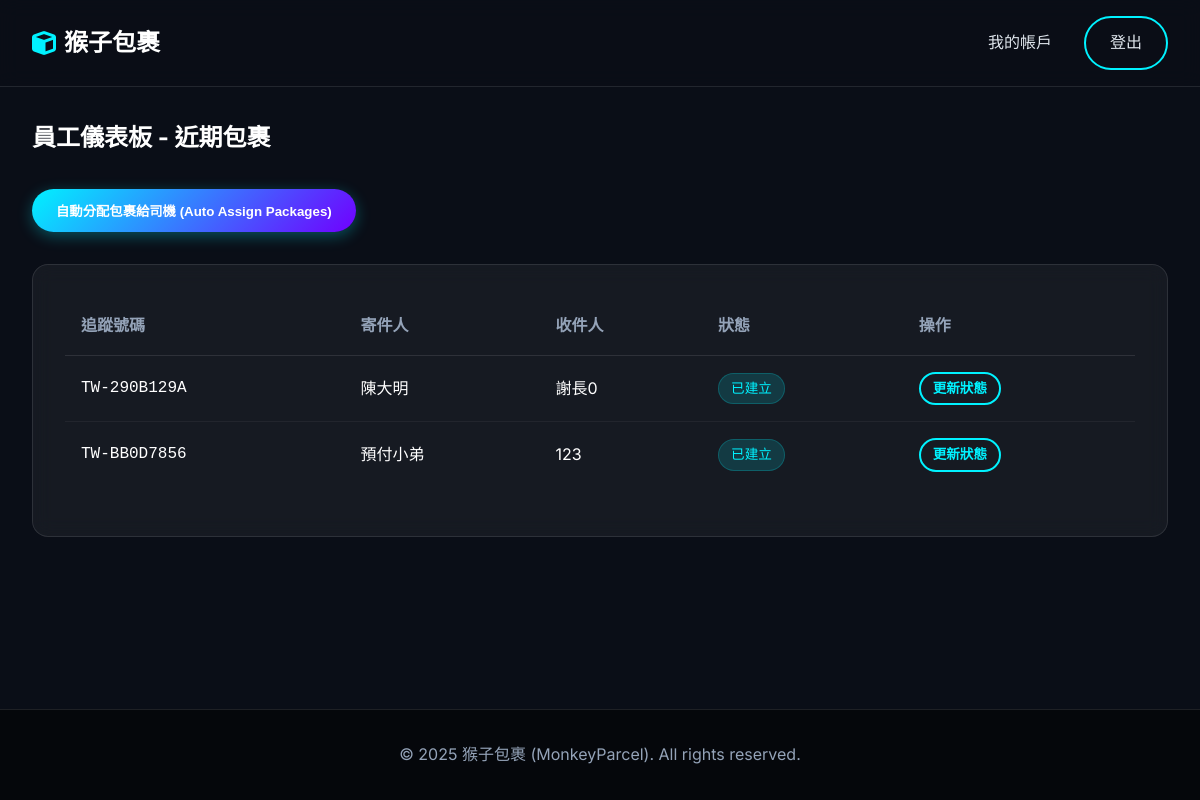
The page /dashboard (signed in) on the database as committed earlier.
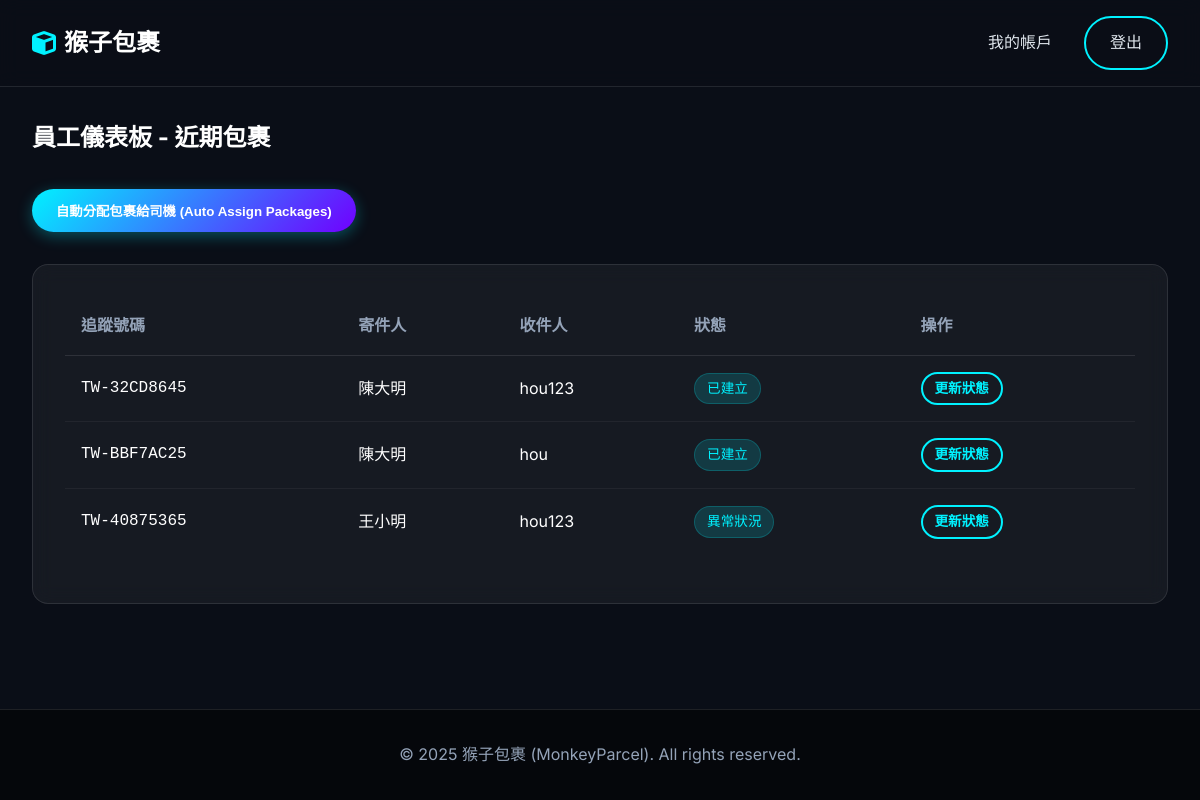
The same page on the database as committed later.
### app/models.py (models this page shows, shortened)
class Package(Base):
    __tablename__ = 'packages'
    id: Mapped[int] = mapped_column(primary_key=True)
    tracking_number: Mapped[str] = mapped_column(String(20), unique=True, nullable=False) # 物流單號
    sender_id: Mapped[int] = mapped_column(ForeignKey('customers.id'), nullable=False)
    recipient_name: Mapped[str] = mapped_column(String(100), nullable=False)
    recipient_address: Mapped[str] = mapped_column(String(200), nullable=False)
    recipient_phone: Mapped[str] = mapped_column(String(20), nullable=False)
    weight: Mapped[float] = mapped_column(Float, nullable=False) # 重量 (kg)
    width: Mapped[float] = mapped_column(Float, nullable=False)  # 寬 (cm)
    height: Mapped[float] = mapped_column(Float, nullable=False) # 高 (cm)
    length: Mapped[float] = mapped_column(Float, nullable=False) # 長 (cm)
    declared_value: Mapped[float] = mapped_column(Float, default=0.0) # 報值金額 (保險用)
    content_description: Mapped[str] = mapped_column(String(255), nullable=True) # 內容物描述
    package_type: Mapped[PackageType] = mapped_column(Enum(PackageType), default=PackageType.SMALL_BOX)
    delivery_speed: Mapped[DeliverySpeed] = mapped_column(Enum(DeliverySpeed), default=DeliverySpeed.STANDARD)
    status: Mapped[PackageStatus] = mapped_column(Enum(PackageStatus), default=PackageStatus.CREATED)
    is_hazardous: Mapped[bool] = mapped_column(Boolean, default=False)   # 易燃物/危險品
    is_fragile: Mapped[bool] = mapped_column(Boolean, default=False)     # 易碎品
    is_international: Mapped[bool] = mapped_column(Boolean, default=False) # 國際件
    created_at: Mapped[datetime] = mapped_column(DateTime, default=datetime.now) # 寄件時間
    estimated_delivery: Mapped[datetime] = mapped_column(DateTime, nullable=True) # 預計抵達時間
    shipping_cost: Mapped[float] = mapped_column(Float, default=0.0) # 運費金額
    sender: Mapped["Customer"] = relationship("Customer", back_populates="packages", foreign_keys=[sender_id])
    tracking_events: Mapped[List["TrackingEvent"]] = relationship("TrackingEvent", back_populates="package", cascade="all, delete-orphan")
    assigned_driver_id: Mapped[Optional[int]] = mapped_column(ForeignKey('users.id'), nullable=True)
    assigned_driver: Mapped[Optional["User"]] = relationship("User", foreign_keys=[assigned_driver_id])
    @property
    def status_label(self):
        return PACKAGE_STATUS_LABELS.get(self.status, self.status.value)

class User(Base):
    __tablename__ = 'users'
    id: Mapped[int] = mapped_column(primary_key=True)
    username: Mapped[str] = mapped_column(String(50), unique=True, nullable=False)
    password_hash: Mapped[str] = mapped_column(String(128), nullable=False)
    full_name: Mapped[str] = mapped_column(String(100), nullable=False)
    email: Mapped[str] = mapped_column(String(120), unique=True, nullable=False)
    phone: Mapped[str] = mapped_column(String(20), nullable=False)
    address: Mapped[str] = mapped_column(String(200), nullable=True)
    role: Mapped[UserRole] = mapped_column(Enum(UserRole), default=UserRole.CUSTOMER)
    type: Mapped[str] = mapped_column(String(50))
    __mapper_args__ = {
        'polymorphic_identity': 'user',
        'polymorphic_on': type
    }

### app/routes.py (the view, shortened to what this page needs)
@main.route('/dashboard')
@login_required
def dashboard():
    user_id = session['user_id']
    role = session['user_role']
    if role == 'customer':
        packages = services.get_user_packages(user_id)
        return render_template('dashboard_customer.html', packages=packages)
    elif role == 'admin':
        return render_template('dashboard_admin.html')
    elif role == 'warehouse':
        recent_packages = db.session.execute(
            db.select(models.Package)
            .filter(models.Package.status.notin_([
                models.PackageStatus.OUT_FOR_DELIVERY,
                models.PackageStatus.DELIVERED
            ]))
            .order_by(models.Package.created_at.desc())
            .limit(20)
        ).scalars().all()
        return render_template('dashboard_employee.html', packages=recent_packages)
    return "Unknown Role"

### app/routes.py (called while the page is built)
def login_required(f):
    @wraps(f)
    def decorated_function(*args, **kwargs):
        if 'user_id' not in session:
            return redirect(url_for('main.login'))
        return f(*args, **kwargs)
    return decorated_function

### app/templates/dashboard_employee.html (shortened to what this page needs)
{% extends "base.html" %}
{% block content %}
<div class="container">
    {% if is_driver %}
    <h2 style="margin-bottom: 2rem;">司機派送清單 (My Deliveries)</h2>
    <p style="color: var(--text-muted);">顯示「派送中」或「分揀中(可取件)」的包裹。</p>
    {% else %}
    <h2 style="margin-bottom: 2rem;">員工儀表板 - 近期包裹</h2>
    <div style="margin-bottom: 2rem;">
        <form action="{{ url_for('main.auto_assign') }}" method="post" style="display: inline;">
            <button type="submit" class="btn btn-primary">
                自動分配包裹給司機 (Auto Assign Packages)
            </button>
        </form>
    </div>
    {% endif %}
    <div class="card">
        <table class="table">
            <thead>
                <tr>
                    <th>追蹤號碼</th>
                    <th>寄件人</th>
                    <th>收件人</th>
                    <th>狀態</th>
                    <th>操作</th>
                </tr>
            </thead>
            <tbody>
                {% for pkg in packages %}
                <tr>
                    <td style="font-family: 'Roboto Mono', monospace;">{{ pkg.tracking_number }}</td>
                    <td>{{ pkg.sender.full_name }}</td>
                    <td>{{ pkg.recipient_name }}</td>
                    <td>
                        <span class="badge badge-info">
                            {{ pkg.status_label }}
                        </span>
                    </td>
                    <td>
                        <a href="{{ url_for('main.tracking_result', tracking_number=pkg.tracking_number) }}"
                            class="btn btn-outline" style="padding: 0.25rem 0.75rem; font-size: 0.85rem;">更新狀態</a>
                    </td>
                </tr>
                {% endfor %}
            </tbody>
        </table>
    </div>
</div>
{% endblock %}

### app/templates/base.html (shortened to what this page needs)
<!DOCTYPE html>
<html lang="zh-TW">
<head>
    <link rel="stylesheet" href="{{ url_for('static', filename='css/style.css') }}">
    <link rel="stylesheet" href="https://cdnjs.cloudflare.com/ajax/libs/font-awesome/6.0.0/css/all.min.css">
</head>
<body>
    <nav class="navbar">
        <div class="container nav-container">
            <a href="{{ url_for('main.index') }}" class="logo">
                <i class="fas fa-cube"></i> 猴子包裹
            </a>
            <div class="nav-links">
                {% if session.get('user_id') %}
                <a href="{{ url_for('main.dashboard') }}">我的帳戶</a>
                <a href="{{ url_for('main.logout') }}" class="btn btn-outline">登出</a>
                {% else %}
                <a href="{{ url_for('main.login') }}" class="btn btn-primary">登入 / 註冊</a>
                {% endif %}
            </div>
        </div>
    </nav>
    <main class="main-content">
        {% block content %}{% endblock %}
    </main>
    <footer class="footer">
        <div class="container">
            <p>&copy; 2025 猴子包裹 (MonkeyParcel). All rights reserved.</p>
        </div>
    </footer>
</body>
</html>

### app/static/css/style.css (style rules this page uses)
:root { --primary-color: #00f2ff; --primary-dark: #00c8d4; --secondary-color: #7000ff; --bg-color: #0a0e17; --card-bg: rgba(255, 255, 255, 0.05); --text-color: #e0e6ed; --text-muted: #94a3b8; --border-color: rgba(255, 255, 255, 0.1); --success-color: #00ff9d; --error-color: #ff4d4d; --gradient-main: linear-gradient(135deg, #00f2ff 0%, #7000ff 100%); }
* { box-sizing: border-box; margin: 0; padding: 0; }
body { font-family: 'Inter', 'Noto Sans TC', sans-serif; background-color: var(--bg-color); color: var(--text-color); line-height: 1.6; min-height: 100vh; display: flex; flex-direction: column; }
h1, h2, h3, h4, h5, h6 { font-weight: 700; margin-bottom: 1rem; color: #fff; }
a { text-decoration: none; color: var(--primary-color); transition: all 0.3s ease; }
.container { max-width: 1200px; margin: 0 auto; padding: 0 2rem; }
.main-content { flex: 1; padding: 2rem 0; }
.navbar { background: rgba(10, 14, 23, 0.8); backdrop-filter: blur(10px); border-bottom: 1px solid var(--border-color); padding: 1rem 0; position: sticky; top: 0; z-index: 1000; }
.nav-container { display: flex; justify-content: space-between; align-items: center; }
.logo { font-size: 1.5rem; font-weight: 700; color: #fff; display: flex; align-items: center; gap: 0.5rem; }
.logo i { color: var(--primary-color); }
.nav-links { display: flex; gap: 2rem; align-items: center; }
.nav-links a { color: var(--text-color); font-weight: 500; }
.btn { display: inline-block; padding: 0.75rem 1.5rem; border-radius: 50px; font-weight: 600; cursor: pointer; border: none; transition: all 0.3s ease; }
.btn-primary { background: var(--gradient-main); color: #fff; box-shadow: 0 4px 15px rgba(0, 242, 255, 0.3); }
.btn-outline { background: transparent; border: 2px solid var(--primary-color); color: var(--primary-color); }
.card { background: var(--card-bg); border: 1px solid var(--border-color); border-radius: 16px; padding: 2rem; backdrop-filter: blur(10px); margin-bottom: 1.5rem; }
.footer { background: #05070b; padding: 2rem 0; margin-top: auto; text-align: center; color: var(--text-muted); border-top: 1px solid var(--border-color); }
.table { width: 100%; border-collapse: collapse; color: #fff; margin-bottom: 1rem; }
.table th { text-align: left; padding: 1rem; border-bottom: 1px solid var(--border-color); font-weight: 600; color: var(--text-muted); }
.table td { padding: 1rem; border-bottom: 1px solid rgba(255, 255, 255, 0.05); vertical-align: middle; }
.table tr:last-child td { border-bottom: none; }
.badge { display: inline-block; padding: 0.25rem 0.75rem; border-radius: 50px; font-size: 0.85rem; font-weight: 500; background: rgba(255, 255, 255, 0.1); color: #fff; white-space: nowrap; }
.badge-info { background: rgba(0, 242, 255, 0.15); color: var(--primary-color); border: 1px solid rgba(0, 242, 255, 0.2); }
.card, .hero, .timeline-item { animation: fadeIn 0.5s ease-out forwards; }

Rows that differ between the two databases and show on the page:
removed Package: tracking_number "TW-290B129A", sender.full_name "陳大明", recipient_name "謝長0", status_label "已建立"
added Package: tracking_number "TW-32CD8645", sender.full_name "陳大明", recipient_name "hou123", status_label "已建立"
added Package: tracking_number "TW-BBF7AC25", sender.full_name "陳大明", recipient_name "hou", status_label "已建立"
changed Package: tracking_number "TW-BB0D7856" → "TW-40875365"; sender.full_name "預付小弟" → "王小明"; recipient_name "123" → "hou123"; status_label "已建立" → "異常狀況"
